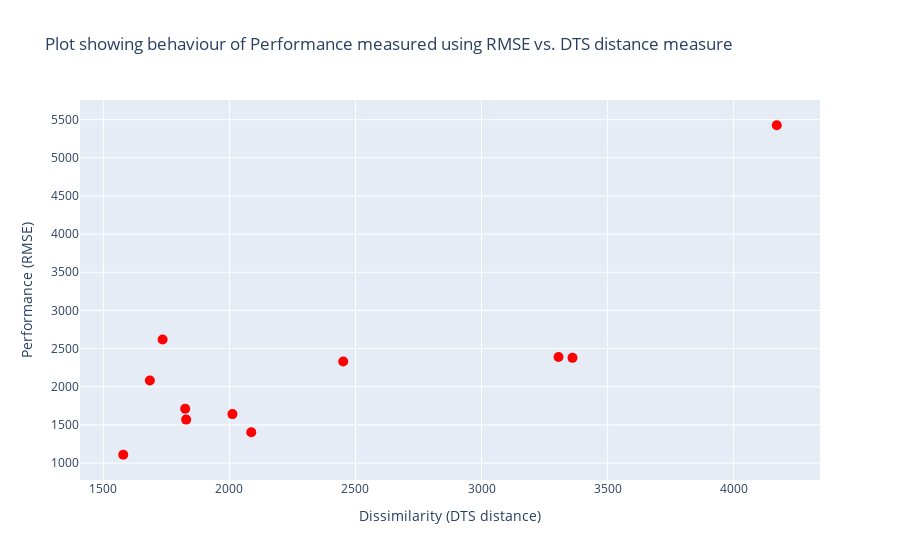

The code cell stored with this chart in its notebook:
### Code cell
fig = px.scatter(x=df2['DTS_dist'], y=df2['RMSE'], labels=dict(x="Dissimilarity (DTS distance)", y="Performance (RMSE)"),
                    title="Plot showing behaviour of Performance measured using RMSE vs. DTS distance measure")
fig.update_traces(marker = dict(size=10, color='red'))
fig.show()

### Figure 1 — Plotly figure (JSON) as saved in the notebook; plotly's stock layout.template omitted (floating-point values rounded to 4 significant figures)
{"data": [{"hovertemplate": "Dissimilarity (DTS distance)=%{x}<br>Performance (RMSE)=%{y}<extra></extra>", "legendgroup": "", "marker": {"color": "red", "size": 10, "symbol": "circle"}, "mode": "markers", "name": "", "orientation": "v", "showlegend": false, "type": "scatter", "x": [2012.0, 1685.0, 1579.0, 1825.0, 2087.0, 1735.0, 1828.0, 2452.0, 4171.0, 3361.0, 3305.0], "xaxis": "x", "y": [1641.0, 2082.0, 1109.0, 1711.0, 1404.0, 2618.0, 1569.0, 2331.0, 5427.0, 2378.0, 2390.0], "yaxis": "y"}], "layout": {"legend": {"tracegroupgap": 0}, "title": {"text": "Plot showing behaviour of Performance measured using RMSE vs. DTS distance measure"}, "xaxis": {"anchor": "y", "domain": [0, 1], "title": {"text": "Dissimilarity (DTS distance)"}}, "yaxis": {"anchor": "x", "domain": [0, 1], "title": {"text": "Performance (RMSE)"}}}}
